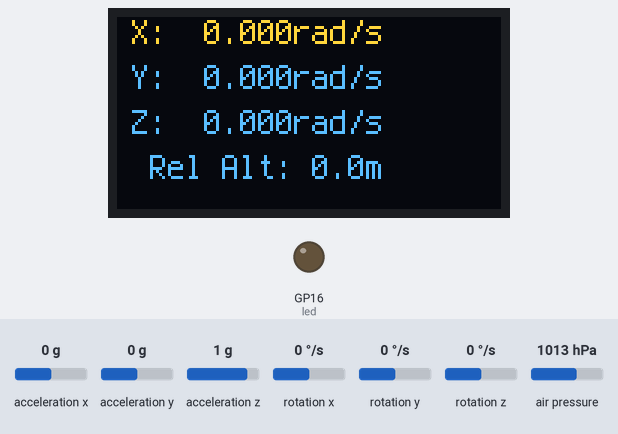
A program run on a simulated Raspberry Pi Pico running CircuitPython. Shown: 128×64 one-colour display, output pins drawn as LEDs (lit = HIGH). Inputs (shaded band) come from the test bench; at power-on: acceleration z 1 g, rotation x 0 °/s, rotation y 0 °/s, rotation z 0 °/s, air pressure 1013 hPa, acceleration x 0 g, acceleration y 0 g. The OLED is the two-colour kind (top 16 rows yellow); what the program prints to the serial console is not drawn.

Above: at 1.2 s.
1.3 s: acceleration z set to 0.3 g
2.9 s: acceleration z set to 0 g
At 3.9 s:
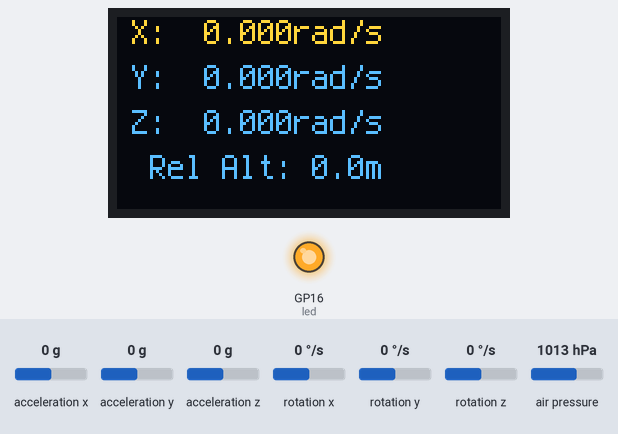
4.7 s: rotation x set to -192 °/s
At 6.0 s:
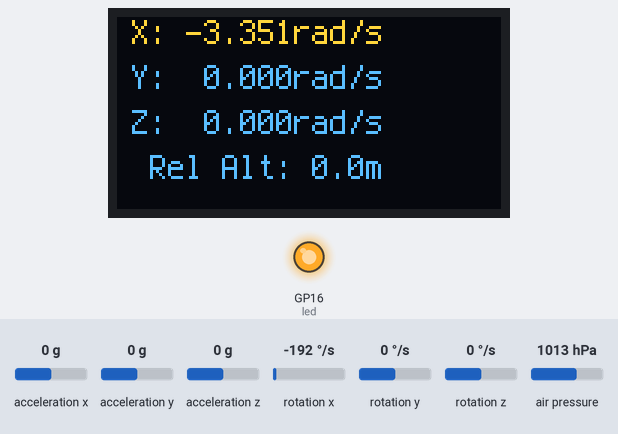
6.3 s: rotation y set to -192 °/s
At 6.8 s:
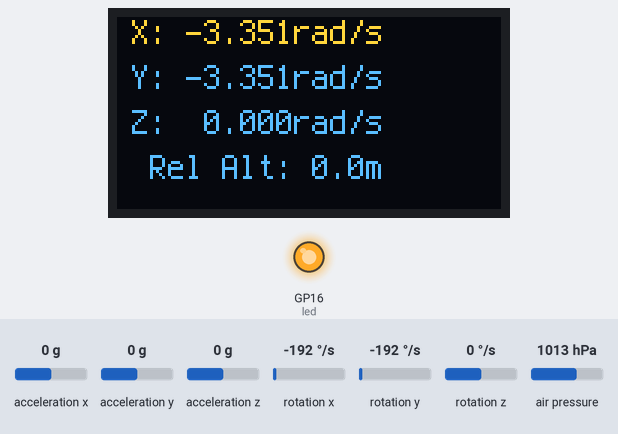
7.8 s: rotation z set to -192 °/s
At 8.5 s:
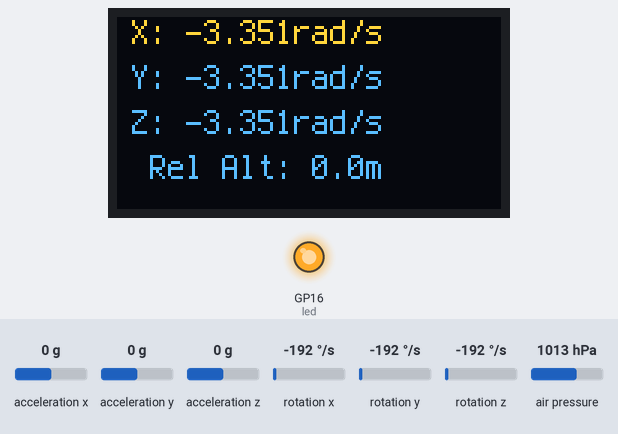
9.3 s: air pressure set to 1011 hPa
At 10.6 s:
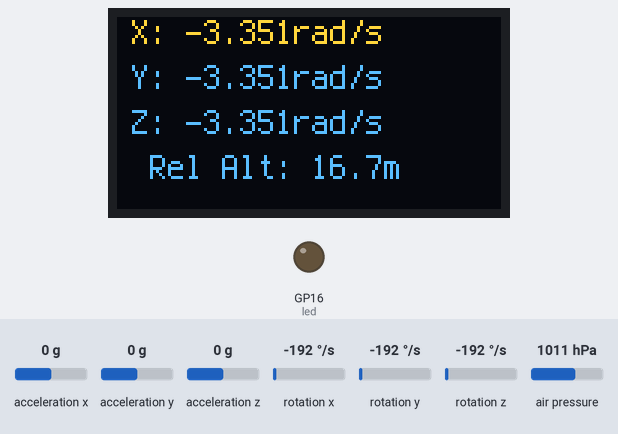
Timing chart, 0 to 12.1 s (numbered marks = the images above; inputs shaded):
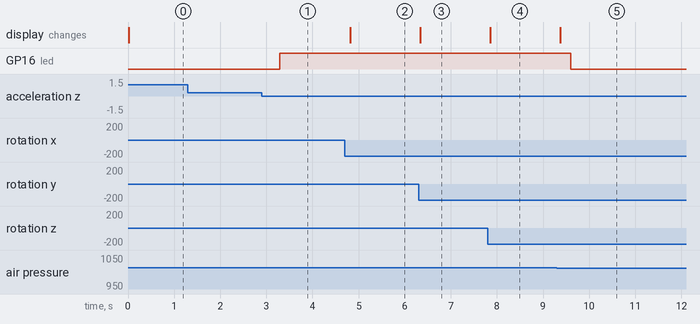

Measured:
- the behaviour switches between 0.2 and 0.1 g on acceleration z (found by bisection; images 0 and 1)
- the behaviour switches between 1013 and 1012 hPa on air pressure (found by bisection; images 4 and 5)
- after the input at 1.3 s, every drawn part: stays the same
- after the input at 2.9 s, GP16 (led): LOW → HIGH after 0.39 s
- after the input at 4.7 s, the display: changes after 0.12 s (image 2)
- after the input at 6.3 s, the display: changes at once (image 3)
- after the input at 7.8 s, the display: changes after 0.05 s (image 4)
- after the input at 9.3 s, GP16 (led): HIGH → LOW after 0.30 s; the display: changes after 0.07 s (image 5)

The program:

part4.py
```python
import time
import adafruit_mpu6050
import busio
import board
from adafruit_display_text import label
import adafruit_displayio_ssd1306
import digitalio
import terminalio
import displayio
import adafruit_mpl3115a2

# init displays
displayio.release_displays()

# init i2c
sda_pin = board.GP14
scl_pin = board.GP15
i2c = busio.I2C(scl_pin, sda_pin)

# init display part 2
display_bus = displayio.I2CDisplay(i2c, device_address=0x3d, reset=board.GP21)
display = adafruit_displayio_ssd1306.SSD1306(display_bus, width=128, height=64)

# init IMU
mpu = adafruit_mpu6050.MPU6050(i2c, address=0x68)

# init baro
baro = adafruit_mpl3115a2.MPL3115A2(i2c, address=0x60)
start_alt = baro.altitude

# init LED
led = digitalio.DigitalInOut(board.GP16)
led.direction = digitalio.Direction.OUTPUT

# create the display group
splash = displayio.Group()

# empty title for now, will fill in later
text_area = label.Label(terminalio.FONT, text="", color=0xFFFF00, x=5, y=5)
splash.append(text_area)

# send display group to screen
display.show(splash)

while True:
    # log accel
    accel = mpu.acceleration
    print(f"X: {accel[0]}m/s² Y: {accel[1]}m/s² Z: {accel[2]}m/s²")

    # read gyro and barometer
    gyro = mpu.gyro
    altitude = baro.altitude
    # how far have we gone since we started?
    rel_altitude= altitude - start_alt

    # show data on OLED
    text_area.text = f"X: {gyro[0]: .3f}rad/s\nY: {gyro[1]: .3f}rad/s\nZ: {gyro[2]: .3f}rad/s\n Rel Alt: {rel_altitude:.1f}m"

    # sleep to not go too fast
    time.sleep(0.25)

    # are we not flat?
    # this is kinda naive and inflexible but it works for this case
    if abs(accel[2]) < 1 and rel_altitude < 3:
        led.value = True
    else:
        led.value = False
```
